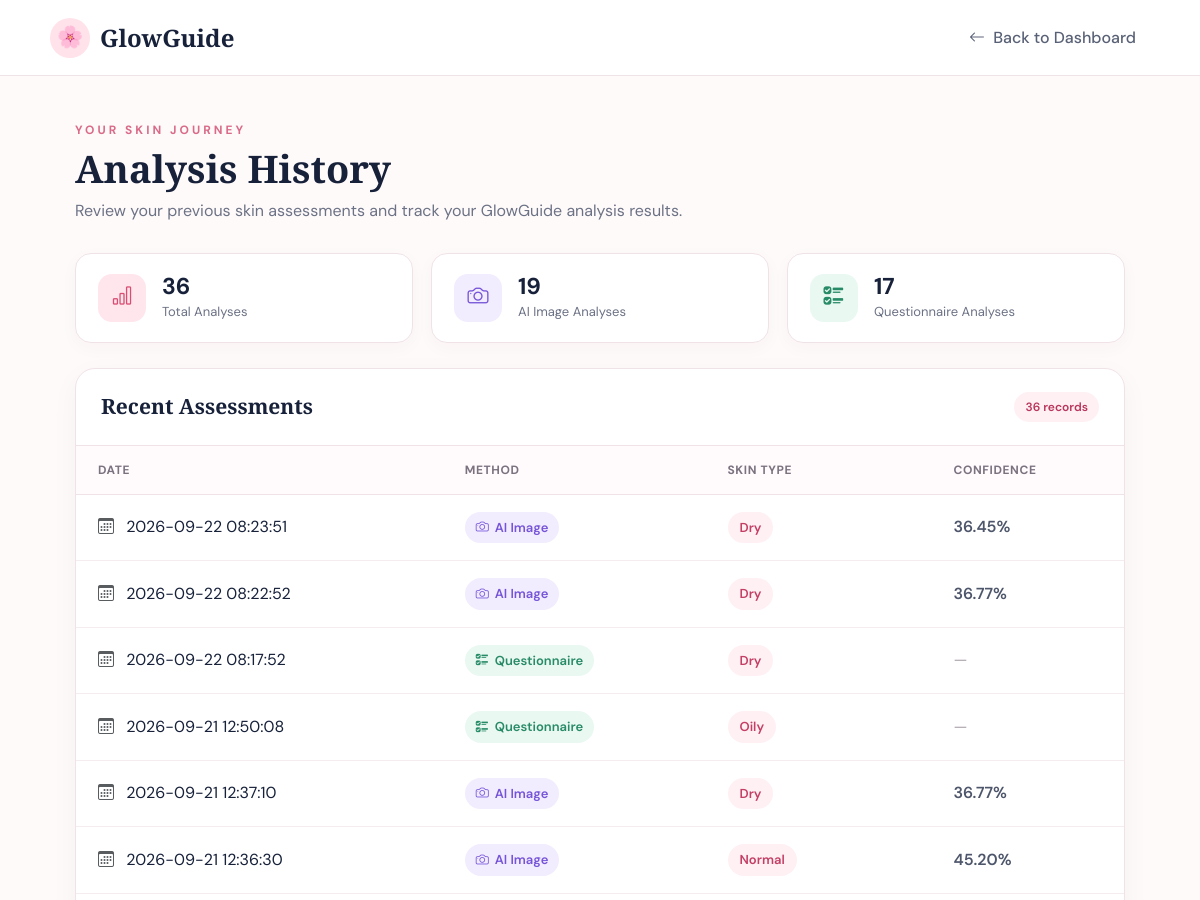
/history (signed in, upper part), run on an earlier commit of the app's database.
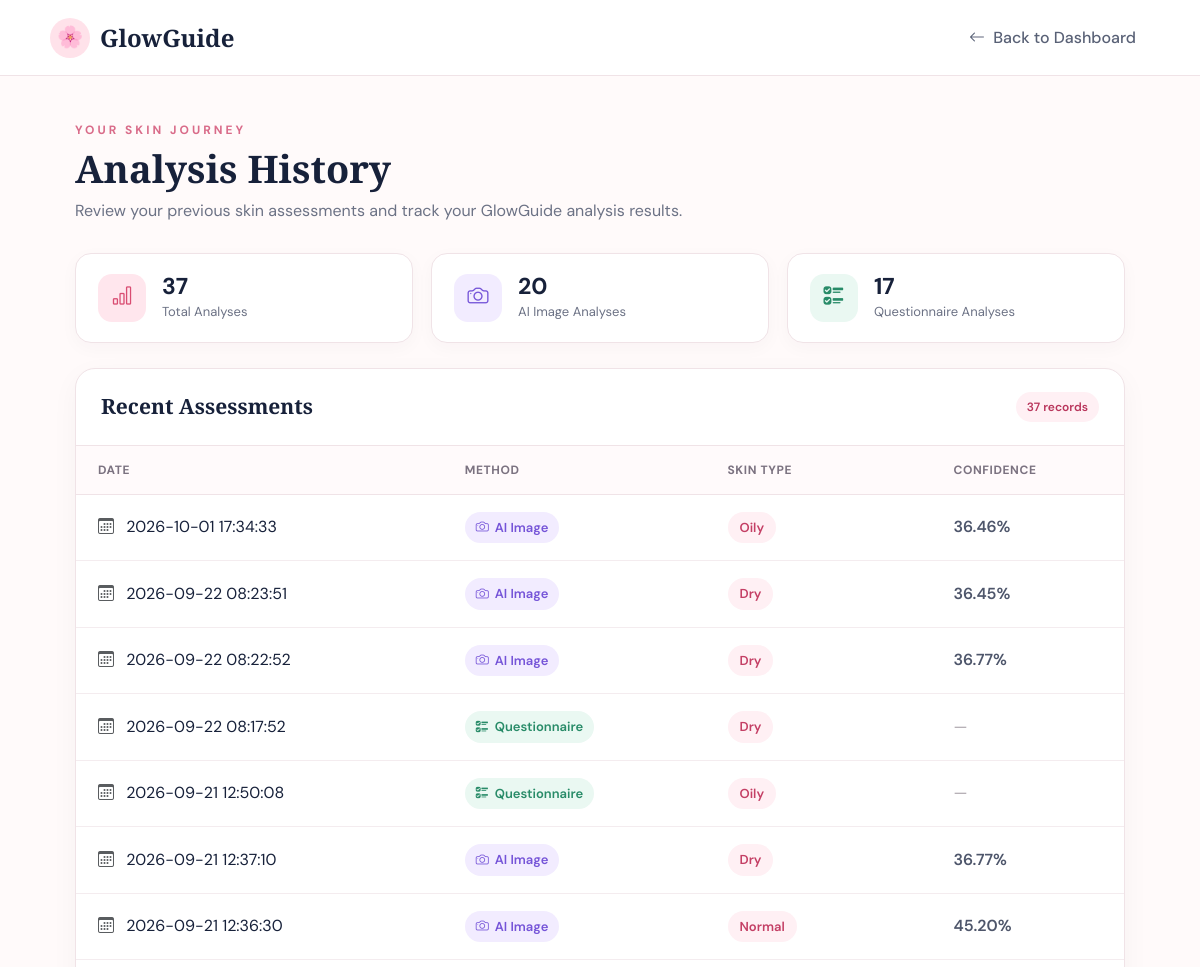
And on a later commit of the database.
### tables this page shows
CREATE TABLE analysis_history (
    id INTEGER PRIMARY KEY AUTOINCREMENT,
    user_email TEXT NOT NULL,
    analysis_date TIMESTAMP DEFAULT CURRENT_TIMESTAMP,
    method TEXT NOT NULL,
    skin_type TEXT NOT NULL,
    confidence REAL,
    image_name TEXT
);

### app.py (the view)
@app.route("/history")
def history():
    if "user" not in session:
        return redirect("/login")
    conn = get_db_connection()
    cursor = conn.cursor()
    cursor.execute("""
        SELECT *
        FROM analysis_history
        WHERE user_email = ?
        ORDER BY analysis_date DESC
    """, (session["user_email"],))
    history_records = cursor.fetchall()
    conn.close()
    return render_template(
        "history.html",
        history_records=history_records
    )

### app.py (called while the page is built)
def get_db_connection():
    conn = sqlite3.connect("glowguide.db")
    conn.row_factory = sqlite3.Row
    return conn

### templates/history.html (shortened to what the changed rows need)
<!DOCTYPE html>
<html lang="en">
<head>
    <link
        href="https://cdn.jsdelivr.net/npm/bootstrap@5.3.3/dist/css/bootstrap.min.css"
        rel="stylesheet">
    <link
        rel="stylesheet"
        href="https://cdn.jsdelivr.net/npm/bootstrap-icons@1.11.3/font/bootstrap-icons.min.css">
</head>
<body>
<main class="history-container">
    <h1 class="page-title">
        Analysis History
    </h1>
    {% if history_records %}
    {% set counts = namespace(ai=0, questionnaire=0) %}
    {% for record in history_records %}
        {% if record["method"] == "AI Image" %}
            {% set counts.ai = counts.ai + 1 %}
        {% elif record["method"] == "Questionnaire" %}
            {% set counts.questionnaire =
                counts.questionnaire + 1 %}
        {% endif %}
    {% endfor %}
    <div class="summary-grid">
        <div class="summary-card">
            <div class="summary-icon total-icon">
                <i class="bi bi-bar-chart"></i>
            </div>
            <div>
                <div class="summary-number">
                    {{ history_records|length }}
                </div>
                <div class="summary-label">
                    Total Analyses
                </div>
            </div>
        </div>
        <div class="summary-card">
            <div class="summary-icon ai-icon">
                <i class="bi bi-camera"></i>
            </div>
            <div>
                <div class="summary-number">
                    {{ counts.ai }}
                </div>
                <div class="summary-label">
                    AI Image Analyses
                </div>
            </div>
        </div>
        <div class="summary-card">
            <div class="summary-icon question-icon">
                <i class="bi bi-ui-checks"></i>
            </div>
            <div>
                <div class="summary-number">
                    {{ counts.questionnaire }}
                </div>
                <div class="summary-label">
                    Questionnaire Analyses
                </div>
            </div>
        </div>
    </div>
    <div class="history-card">
        <div class="history-card-header">
            <h4>
                Recent Assessments
            </h4>
            <div class="record-count">
                {{ history_records|length }}
                {% if history_records|length == 1 %}
                    record
                {% else %}
                    records
                {% endif %}
            </div>
        </div>
        <div class="table-responsive">
            <table class="history-table">
                <thead>
                    <tr>
                        <th>
                            Date
                        </th>
                        <th>
                            Method
                        </th>
                        <th>
                            Skin Type
                        </th>
                        <th>
                            Confidence
                        </th>
                    </tr>
                </thead>
                <tbody>
                    {% for record in history_records %}
                    <tr>
                        <td>
                            <i class="bi bi-calendar3 me-2 text-muted"></i>
                            {{ record["analysis_date"] }}
                        </td>
                        <td>
                            {% if record["method"] == "AI Image" %}
                                <span class="method-badge method-ai">
                                    <i class="bi bi-camera"></i>
                                    AI Image
                                </span>
                            {% else %}
                                <span class="method-badge method-questionnaire">
                                    <i class="bi bi-ui-checks"></i>
                                    {{ record["method"] }}
                                </span>
                            {% endif %}
                        </td>
                        <td>
                            <span class="skin-badge">
                                {{ record["skin_type"] }}
                            </span>
                        </td>
                        <td>
                            {% if record["confidence"] is not none %}
                                <span class="confidence-value">
                                    {{ "%.2f"|format(
                                        record["confidence"] * 100
                                    ) }}%
                                </span>
                            {% else %}
                                <span class="not-applicable">
                                    —
                                </span>
                            {% endif %}
                        </td>
                    </tr>
                    {% endfor %}
                </tbody>
            </table>
        </div>
    </div>
    {% endif %}
</main>
</body>
</html>

What changed in the data, as far as the page shows it:
added analysis_history: analysis_date "2026-10-01 17:34:33", method "AI Image" (drawn), skin_type "Oily", confidence "36.46"
Also different on the page:
{{ history_records|length }}: "36" → "37"
{{ counts.ai }}: "19" → "20"
